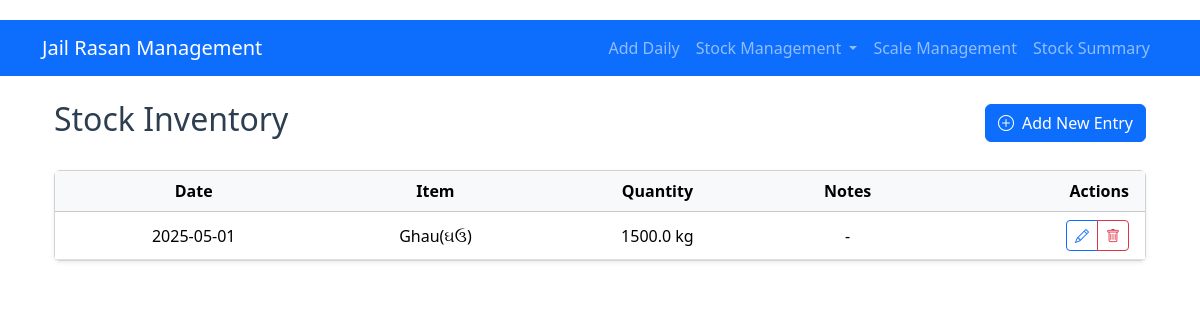
/stock_inventory, run on the app's committed database.
### models.py (models this page shows, shortened)
class StockInventory(db.Model):
    id = db.Column(db.Integer, primary_key=True)
    stock_item_id = db.Column(db.Integer, db.ForeignKey('stock_item.id'), nullable=False)
    quantity = db.Column(db.Float, nullable=False)
    date = db.Column(db.Date, nullable=False)
    notes = db.Column(db.Text)
    stock_item = db.relationship('StockItem', backref='inventory')

class StockItem(db.Model):
    id = db.Column(db.Integer, primary_key=True)
    item_name = db.Column(db.String(100), nullable=False)
    description = db.Column(db.Text)
    unit = db.Column(db.String(20), nullable=False)  # kg, g, l, ml, etc.
    created_at = db.Column(db.DateTime, default=datetime.utcnow)

### app.py (the view)
@app.route('/stock_inventory')
def stock_inventory():
    inventory = StockInventory.query.order_by(StockInventory.date.desc()).all()
    return render_template('stock_inventory/list.html', inventory=inventory)

### templates/stock_inventory/list.html
{% extends "base.html" %}
{% block content %}
<div class="container mt-4">
    <div class="d-flex justify-content-between align-items-center mb-4">
        <h2>Stock Inventory</h2>
        <a href="{{ url_for('add_stock_inventory') }}" class="btn btn-primary">
            <i class="bi bi-plus-circle me-2"></i>Add New Entry
        </a>
    </div>
    <div class="card shadow-sm">
        <div class="card-body p-0">
            <div class="table-responsive">
                <table class="table table-hover align-middle mb-0">
                    <thead class="table-light">
                        <tr>
                            <th class="ps-3">Date</th>
                            <th>Item</th>
                            <th>Quantity</th>
                            <th>Notes</th>
                            <th class="text-end pe-3">Actions</th>
                        </tr>
                    </thead>
                    <tbody>
                        {% for entry in inventory %}
                        <tr>
                            <td class="ps-3">{{ entry.date.strftime('%Y-%m-%d') }}</td>
                            <td>{{ entry.stock_item.item_name }}</td>
                            <td>{{ entry.quantity }} {{ entry.stock_item.unit }}</td>
                            <td>{{ entry.notes or '-' }}</td>
                            <td class="text-end pe-3">
                                <div class="btn-group" role="group">
                                    <a href="{{ url_for('edit_stock_inventory', id=entry.id) }}"
                                       class="btn btn-sm btn-outline-primary"
                                       data-bs-toggle="tooltip" title="Edit">
                                        <i class="bi bi-pencil"></i>
                                    </a>
                                    <a href="{{ url_for('delete_stock_inventory', id=entry.id) }}"
                                       class="btn btn-sm btn-outline-danger"
                                       data-bs-toggle="tooltip" title="Delete"
                                       onclick="return confirm('Delete this entry?')">
                                        <i class="bi bi-trash"></i>
                                    </a>
                                </div>
                            </td>
                        </tr>
                        {% else %}
                        <tr>
                            <td colspan="5" class="text-center py-4 text-muted">
                                No inventory entries found
                            </td>
                        </tr>
                        {% endfor %}
                    </tbody>
                </table>
            </div>
        </div>
    </div>
</div>
{% endblock %}

### static/style.css (style rules this page uses)
body { padding-top: 20px; padding-bottom: 20px; }
.table th, .table td { vertical-align: middle; text-align: center; }
h2, h4 { color: #2c3e50; }

### data on the page
StockInventory: date "2025-05-01", stock_item.item_name "Ghau(ઘઉ)", quantity "1500.0", stock_item.unit "kg", notes "-"
